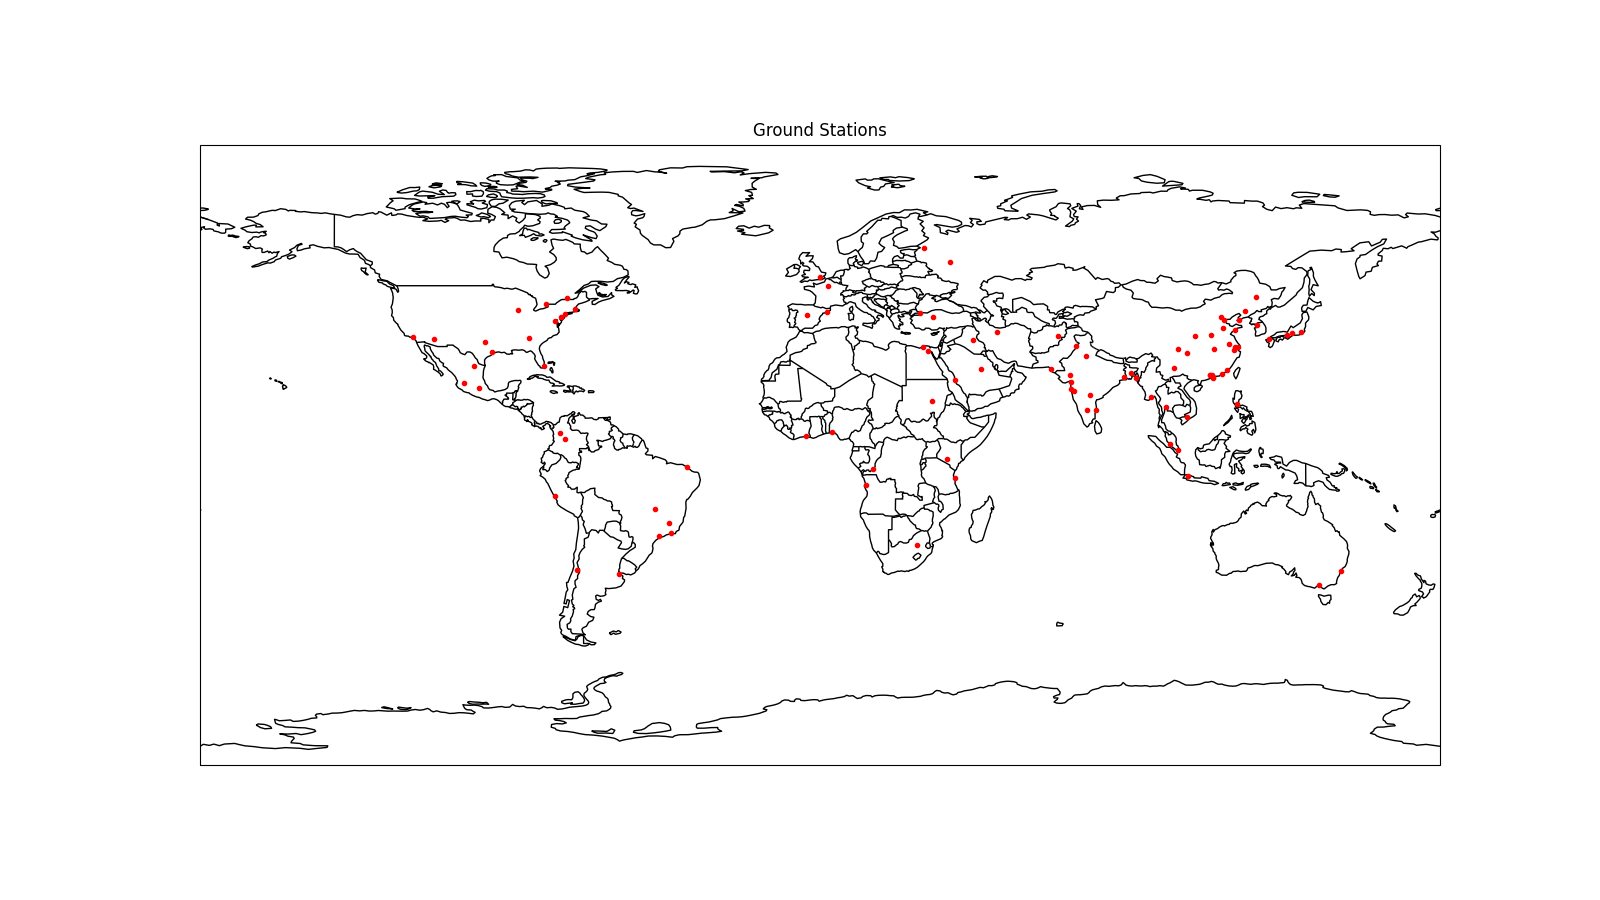

Recreate this plot in Python.
import os
import matplotlib.pyplot as plt
import numpy as np
import cartopy.crs as ccrs
import cartopy.feature as cfeature
import sys
from adjustText import adjust_text  
sys.path.append("/home/leo/hypatia/satgenpy")
import satgen

output_data_dir = '/home/leo/hypatia/ECE227/figures'
output_filename = os.path.join(output_data_dir, 'ground_stations.png')

# Path to ground stations file
ground_stations_file = '/home/leo/hypatia/paper/satellite_networks_state/input_data/ground_stations_cities_sorted_by_estimated_2025_pop_top_100.basic.txt'

# Read ground stations data
ground_stations = satgen.read_ground_stations_basic(ground_stations_file)

# Extract coordinates of ground stations
ground_station_coordinates = {gs['name']: (float(gs['latitude_degrees_str']), float(gs['longitude_degrees_str'])) for gs in ground_stations}

# Select 100 ground stations (or all if less than 100)
selected_ground_stations = list(ground_station_coordinates.keys())[:100]

# Plotting the ground stations
fig = plt.figure(figsize=(16, 9))
ax = plt.axes(projection=ccrs.PlateCarree())
ax.add_feature(cfeature.COASTLINE)
ax.add_feature(cfeature.BORDERS)
ax.set_global()

# Plot the ground stations
texts = []  
for station, (lat, lon) in ground_station_coordinates.items():
    ax.plot(lon, lat, marker='o', color='red', markersize=3, transform=ccrs.PlateCarree())





plt.title('Ground Stations')


plt.savefig(output_filename)
plt.close()

print("Done")
